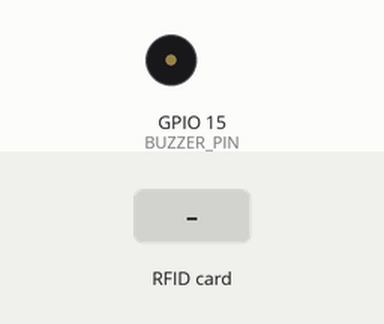
This sketch was run on a simulated ESP32. On the bench: buzzer (waves = sounding). The inputs (shaded band) are chosen by the test bench. What the sketch prints to the serial monitor is not drawn.

Above: at 1.9 s.
2.0 s: RFID card 5E 7A 19 C4 held to the reader
At 2.15 s:
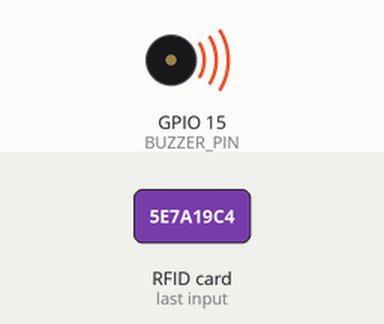
Timing chart, 0 to 5.0 s (numbered marks = the images above; inputs shaded):
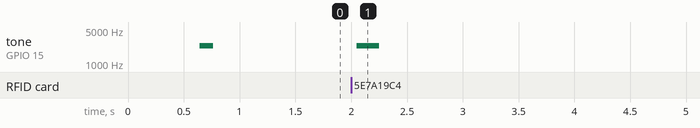

Measured:
- after the input at 2.0 s, tone on GPIO 15 (BUZZER_PIN): silent → 2394 Hz after 0.05 s, → silent 0.20 s later

The sketch:

Get_Card_IDs_Code.ino
```cpp
/*
  --------------------------------------------
  |                                          |
  |              Subscribe Now!!!            |
  |                                          |
  | http://www.youtube.com/@ChethanaVishmika |
  |                                          |
  --------------------------------------------

  CODE 1 - Get RFID card / tag IDs  (ESP32 + RC522 + buzzer)

  Open Serial Monitor at 115200 baud, tap a card, and copy the
  ready-made line it prints into CODE 2's student list.

  Library: "MFRC522" (Arduino Library Manager)

  Wiring (RC522 -> ESP32):
    SDA(SS) -> 5     SCK -> 18     MOSI -> 23
    MISO    -> 19    RST -> 22     GND  -> GND
    3.3V    -> 3V3 (NOT 5V!)       IRQ  -> not connected
  Buzzer: (+) -> GPIO 15, (-) -> GND
*/

#include <SPI.h>
#include <MFRC522.h>

#define SS_PIN     5
#define RST_PIN    22
#define SCK_PIN    18
#define MISO_PIN   19
#define MOSI_PIN   23
#define BUZZER_PIN 15

MFRC522 rfid(SS_PIN, RST_PIN);

void beep(int duration = 150, int freq = 2700) {
  int halfPeriod = 500000 / freq;
  unsigned long end = millis() + duration;
  while (millis() < end) {
    digitalWrite(BUZZER_PIN, HIGH);
    delayMicroseconds(halfPeriod);
    digitalWrite(BUZZER_PIN, LOW);
    delayMicroseconds(halfPeriod);
  }
}

void setup() {
  Serial.begin(115200);
  delay(500);

  pinMode(BUZZER_PIN, OUTPUT);
  digitalWrite(BUZZER_PIN, LOW);

  SPI.begin(SCK_PIN, MISO_PIN, MOSI_PIN, SS_PIN);
  rfid.PCD_Init();
  delay(50);

  Serial.println();
  Serial.println("=== CODE 1: Card ID Scanner ===");

  byte version = rfid.PCD_ReadRegister(MFRC522::VersionReg);
  Serial.print("RC522 firmware version: 0x");
  Serial.println(version, HEX);
  if (version == 0x00 || version == 0xFF) {
    Serial.println("WARNING: No communication with RC522! Check wiring/power (3.3V).");
  } else {
    Serial.println("RC522 detected OK.");
    beep(100);
  }
  Serial.println("Tap a card or tag...");
}

void loop() {
  if (!rfid.PICC_IsNewCardPresent()) return;
  if (!rfid.PICC_ReadCardSerial()) return;

  // UID as plain HEX without colons, e.g. A1B2C3D4
  String uid = "";
  for (byte i = 0; i < rfid.uid.size; i++) {
    if (rfid.uid.uidByte[i] < 0x10) uid += "0";
    uid += String(rfid.uid.uidByte[i], HEX);
  }
  uid.toUpperCase();

  beep(200);

  Serial.println("--------------------------");
  Serial.print("Card ID : ");
  Serial.println(uid);
  Serial.println("Copy this line into CODE 2 (change the name):");
  Serial.print("  {\"");
  Serial.print(uid);
  Serial.println("\", \"Student Name\"},");

  rfid.PICC_HaltA();
  rfid.PCD_StopCrypto1();
  delay(1000);
}
```
